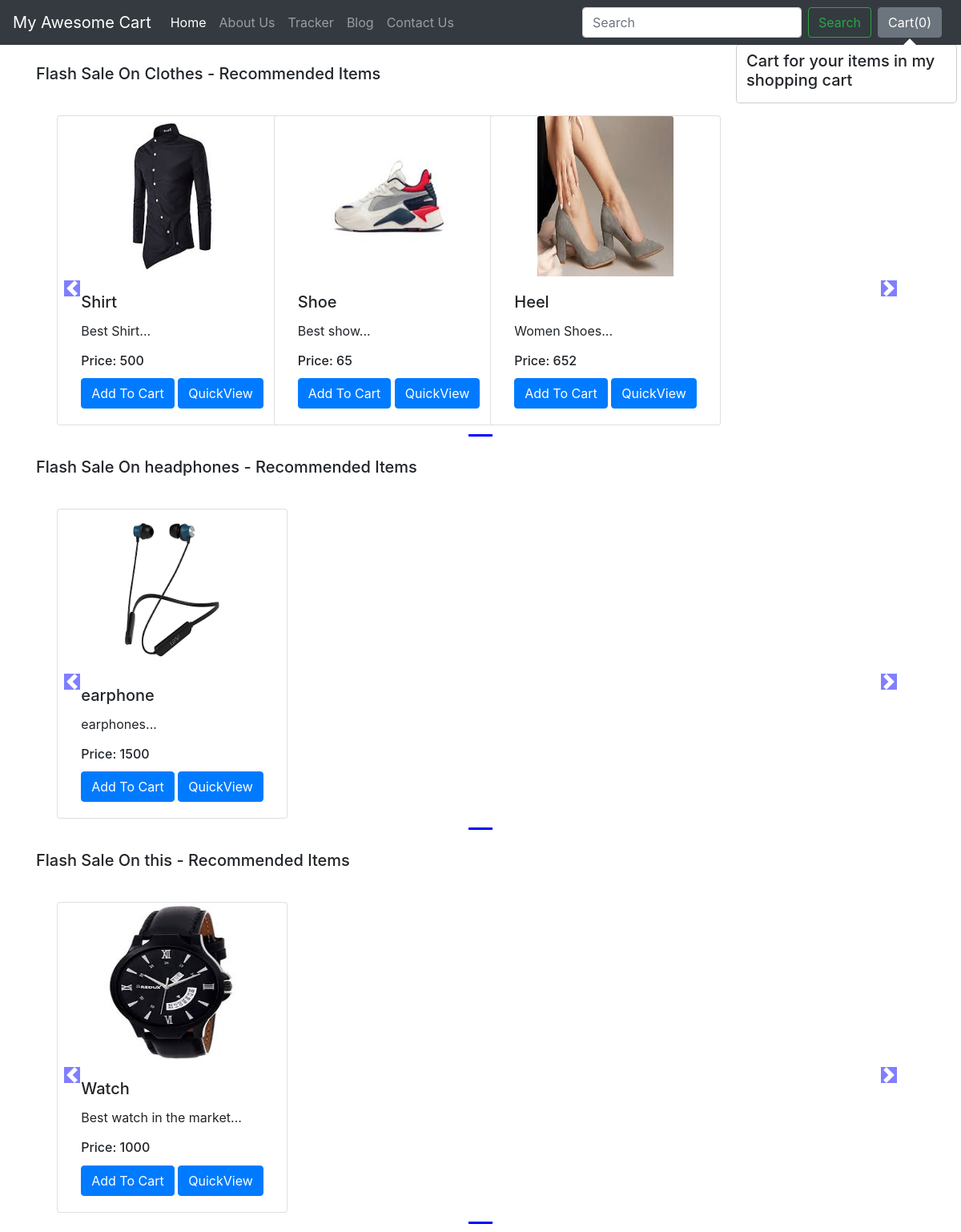
The app's page /shop/ with its own data.
### shop/views.py (the view)
# urls.py: path("",views.index,name="Blog"),
def index(request):
    allProds = []
    catprods = Product.objects.values('category', 'id')
    cats = {item['category'] for item in catprods}
    for cat in cats:
        prod = Product.objects.filter(category=cat)
        n = len(prod)
        nSlides = n // 4 + ceil((n / 4) - (n // 4))
        allProds.append([prod, range(1, nSlides), nSlides])
    params = {'allProds':allProds}
    return render(request, 'shop/index.html', params)

### shop/templates/shop/index.html (shortened to what this page needs)
{% extends 'shop/basic.html' %}
{% block body %}
{% load static %}
<div class="container">
    {% for product, range, nSlides in allProds %}
    <h5 class="my-4">Flash Sale On {{product.0.category}} - Recommended Items</h5>
    <div class="row">
        <div id="demo{{forloop.counter}}" class="col carousel slide my-3" data-ride="carousel">
            <ul class="carousel-indicators">
                <li data-target="#demo{{forloop.counter}}" data-slide-to="0" class="active"></li>
            </ul>
            <div class="container carousel-inner no-padding">
                <div class="carousel-item active">
                    {% for i in product %}
                    <div class="col-xs-3 col-sm-3 col-md-3">
                        <div class="card align-items-center" style="width: 18rem;">
                            <img src='/media/{{i.image}}' class="card-img-top" alt="...">
                            <div class="card-body">
                                <h5 class="card-title" id="namepr{{i.id}}">{{i.product_name}}</h5>
                                <p class="card-text">{{i.desc|slice:"0:53"}}...</p>
                                <h6 class="card-title" >Price: <span id="pricepr{{i.id}}">{{i.price}}</span></h6>
                                <span id="divpr{{i.id}}" class="divpr">
                                    <button id="pr{{i.id}}" class="btn btn-primary cart">Add To Cart</button>
                                </span>
                                <a href="/shop/products/{{i.id}}"><button id="qv{{i.id}}" class="btn btn-primary cart">QuickView</button></a>
                            </div>
                        </div>
                    </div>
                    {% endfor %}
                </div>
            </div>
        </div>
        <a class="carousel-control-prev" href="#demo{{forloop.counter}}" data-slide="prev">
            <span class="carousel-control-prev-icon"></span>
        </a>
        <a class="carousel-control-next" href="#demo{{forloop.counter}}" data-slide="next">
            <span class="carousel-control-next-icon"></span>
        </a>
    </div>
    {% endfor %}
</div>
{% endblock %}

### shop/templates/shop/basic.html (shortened to what this page needs)
<!doctype html>
<html lang="en">
  <head>
    <link rel="stylesheet" href="https://stackpath.bootstrapcdn.com/bootstrap/4.2.1/css/bootstrap.min.css">
  </head>
  <body>
    <nav class="navbar navbar-expand-lg navbar-dark bg-dark">
  <a class="navbar-brand" href="/shop">My Awesome Cart</a>
  <div class="collapse navbar-collapse" id="navbarSupportedContent">
    <ul class="navbar-nav mr-auto">
      <li class="nav-item active">
        <a class="nav-link" href="/shop">Home <span class="sr-only">(current)</span></a>
      </li>
      <li class="nav-item">
        <a class="nav-link" href="/shop/about">About Us</a>
      </li>
      <li class="nav-item">
        <a class="nav-link" href="/shop/tracker">Tracker</a>
      </li>
      <li class="nav-item">
        <a class="nav-link" href="/blog">Blog</a>
      </li>
       <li class="nav-item">
        <a class="nav-link" href="/shop/contact">Contact Us</a>
      </li>
    </ul>
    <form method='get' action='/shop/search/' class="form-inline my-2 my-lg-0">
      <input class="form-control mr-sm-2" type="search" placeholder="Search" aria-label="Search" name="search" id="search">
      <button class="btn btn-outline-success my-2 my-sm-0" type="submit">Search</button>
    </form>
    <button type="button" class="btn btn-secondary mx-2" id="popcart" data-container="body" data-toggle="popover" data-placement="bottom" data-html="true" data-content="Vivamus
sagittis lacus vel augue laoreet rutrum faucibus.">
  Cart(<span id="cart">0</span>)
</button>
  </div>
</nav>
  {% block body %} {% endblock %}
  </body>
</html>

### records on screen
Product: category "Clothes", image (picture), product_name "Shirt", desc "Best Shirt", price "500"
Product: image (picture), product_name "Shoe", desc "Best show", price "65"
Product: image (picture), product_name "Heel", desc "Women Shoes", price "652"
Product: category "headphones", image (picture), product_name "earphone", desc "earphones", price "1500"
Product: category "this", image (picture), product_name "Watch", desc "Best watch in the market", price "1000"
